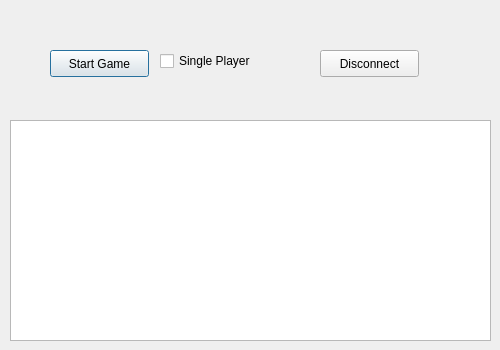
<?xml version="1.0" encoding="UTF-8"?>
<ui version="4.0">
 <class>gameLobby</class>
 <widget class="QDialog" name="gameLobby">
  <property name="geometry">
   <rect>
    <x>0</x>
    <y>0</y>
    <width>500</width>
    <height>350</height>
   </rect>
  </property>
  <property name="sizePolicy">
   <sizepolicy hsizetype="Fixed" vsizetype="Fixed">
    <horstretch>0</horstretch>
    <verstretch>0</verstretch>
   </sizepolicy>
  </property>
  <property name="minimumSize">
   <size>
    <width>500</width>
    <height>350</height>
   </size>
  </property>
  <property name="maximumSize">
   <size>
    <width>500</width>
    <height>350</height>
   </size>
  </property>
  <property name="windowTitle">
   <string>Dialog</string>
  </property>
  <widget class="QPlainTextEdit" name="plainTextEdit">
   <property name="geometry">
    <rect>
     <x>10</x>
     <y>120</y>
     <width>481</width>
     <height>221</height>
    </rect>
   </property>
   <property name="textInteractionFlags">
    <set>Qt::TextSelectableByKeyboard|Qt::TextSelectableByMouse</set>
   </property>
  </widget>
  <widget class="QPushButton" name="btnStart">
   <property name="geometry">
    <rect>
     <x>50</x>
     <y>50</y>
     <width>99</width>
     <height>27</height>
    </rect>
   </property>
   <property name="text">
    <string>Start Game</string>
   </property>
  </widget>
  <widget class="QPushButton" name="btnDisconnect">
   <property name="geometry">
    <rect>
     <x>320</x>
     <y>50</y>
     <width>99</width>
     <height>27</height>
    </rect>
   </property>
   <property name="text">
    <string>Disconnect</string>
   </property>
  </widget>
  <widget class="QCheckBox" name="chBoxUseAI">
   <property name="geometry">
    <rect>
     <x>160</x>
     <y>50</y>
     <width>121</width>
     <height>22</height>
    </rect>
   </property>
   <property name="text">
    <string>Single Player</string>
   </property>
   <property name="checkable">
    <bool>false</bool>
   </property>
  </widget>
 </widget>
 <resources/>
 <connections/>
</ui>
